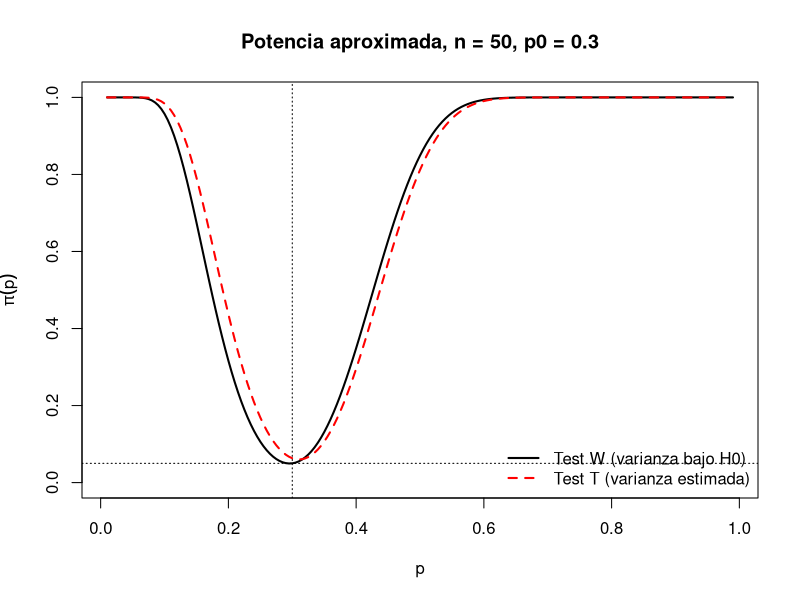
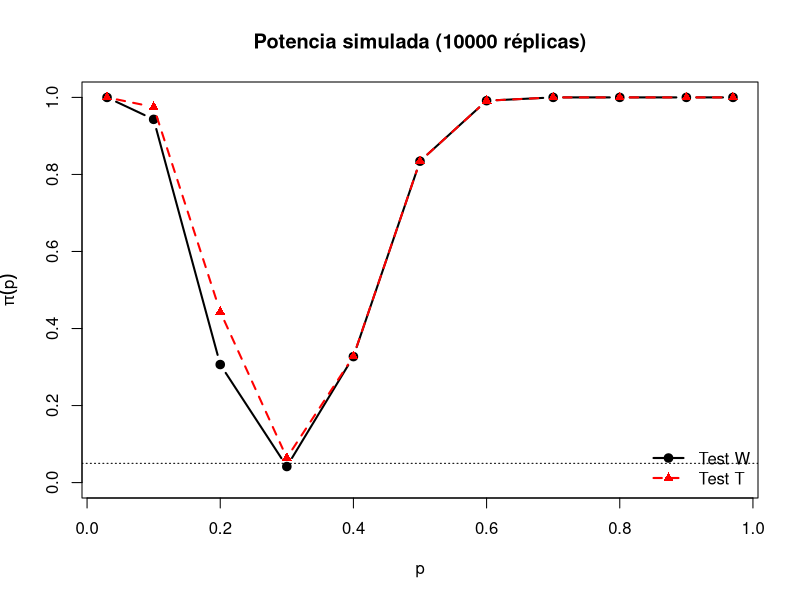

Here is the R script that generated these plots, in order:
# IECD - Practica 5 (Tests) - Ejercicio 9 e) y f)
# Bernoulli, H0: p = p0 vs H1: p != p0. Potencia de los tests W y T.

n     <- 50
p0    <- 0.3
alpha <- 0.05
z     <- qnorm(1 - alpha / 2)

# e) Potencia aproximada (aproximacion normal: Xbar ~ N(p, p(1-p)/n))
# Test W: rechaza si |Xbar - p0| > z sqrt(p0(1-p0)/n)  -> región fija en Xbar
pot_W <- function(p) {
  c0 <- z * sqrt(p0 * (1 - p0) / n)
  sp <- sqrt(p * (1 - p) / n)
  1 - pnorm((p0 + c0 - p) / sp) + pnorm((p0 - c0 - p) / sp)
}

# Test T: rechaza si (Xbar - p0)^2 > z^2 Xbar(1-Xbar)/n.
# No rechaza si Xbar esta entre las raíces de (1 + z^2/n) x^2 - (2 p0 + z^2/n) x + p0^2 = 0
raices_T <- function() {
  a <- 1 + z^2 / n; b <- -(2 * p0 + z^2 / n); c <- p0^2
  sort((-b + c(-1, 1) * sqrt(b^2 - 4 * a * c)) / (2 * a))
}
pot_T <- function(p) {
  r  <- raices_T()
  sp <- sqrt(p * (1 - p) / n)
  1 - (pnorm((r[2] - p) / sp) - pnorm((r[1] - p) / sp))
}

ps <- seq(0.01, 0.99, by = 0.005)
plot(ps, pot_W(ps), type = "l", lwd = 2, ylim = c(0, 1),
     xlab = "p", ylab = expression(pi(p)),
     main = "Potencia aproximada, n = 50, p0 = 0.3")
lines(ps, pot_T(ps), lwd = 2, col = "red", lty = 2)
abline(h = alpha, lty = 3); abline(v = p0, lty = 3)
legend("bottomright", bty = "n", lwd = 2, lty = c(1, 2), col = c("black", "red"),
       legend = c("Test W (varianza bajo H0)", "Test T (varianza estimada)"))

c(nivel_aprox_W = pot_W(p0), nivel_aprox_T = pot_T(p0))
raices_T()       # región de aceptación del test T en la escala de Xbar
p0 + c(-1, 1) * z * sqrt(p0 * (1 - p0) / n)   # ídem para el test W

# f) Potencia por simulación
set.seed(9)
Nrep  <- 10000
p_sim <- c(0.03, 0.1, 0.2, 0.3, 0.4, 0.5, 0.6, 0.7, 0.8, 0.9, 0.97)

potencia_sim <- t(sapply(p_sim, function(p) {
  xbar <- rbinom(Nrep, size = n, prob = p) / n # Xbar de Nrep muestras de tamaño n
  W <- sqrt(n) * (xbar - p0) / sqrt(p0 * (1 - p0))
  T <- sqrt(n) * (xbar - p0) / sqrt(xbar * (1 - xbar)) # si Xbar = 0 ó 1 da +-Inf: rechaza
  c(p = p, W = mean(abs(W) > z), T = mean(abs(T) > z))
}))
potencia_sim

plot(potencia_sim[, "p"], potencia_sim[, "W"], type = "b", pch = 19, lwd = 2,
     ylim = c(0, 1), xlab = "p", ylab = expression(pi(p)),
     main = "Potencia simulada (10000 réplicas)")
lines(potencia_sim[, "p"], potencia_sim[, "T"], type = "b", pch = 17, lwd = 2,
      col = "red", lty = 2)
abline(h = alpha, lty = 3)
legend("bottomright", bty = "n", lwd = 2, lty = c(1, 2), pch = c(19, 17),
       col = c("black", "red"), legend = c("Test W", "Test T"))

# Chequeo: potencia exacta con la binomial
pot_exacta <- function(p, stat) {
  x <- 0:n; xb <- x / n
  s <- if (stat == "W") sqrt(n) * (xb - p0) / sqrt(p0 * (1 - p0))
       else             sqrt(n) * (xb - p0) / sqrt(xb * (1 - xb))
  sum(dbinom(x, n, p)[abs(s) > z])
}
cbind(p = p_sim,
      W_exacta = sapply(p_sim, pot_exacta, stat = "W"),
      T_exacta = sapply(p_sim, pot_exacta, stat = "T"))
